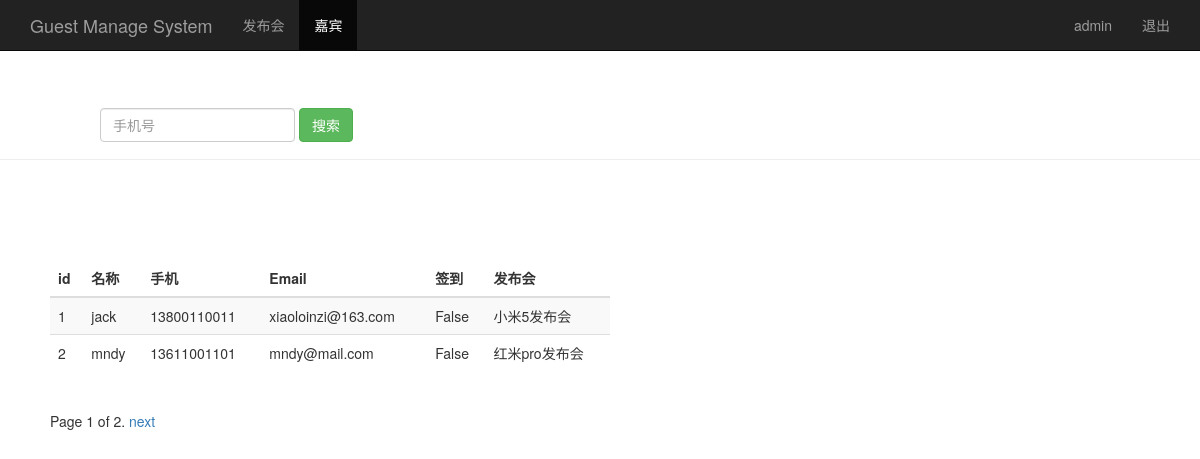
The app's page /guest_manage/?page=1 (signed in) with its own data.
### sign/models.py (models this page shows, shortened)
class Guest(models.Model):
    event = models.ForeignKey(Event)
    realname = models.CharField(max_length=64)
    phone = models.CharField(max_length=16)
    email = models.EmailField()
    sign = models.BooleanField()
    create_time = models.DateTimeField(auto_now=True)
    class Meta:
        unique_together = ("event","phone")

class Event(models.Model):
    name = models.CharField(max_length=100)
    limit = models.IntegerField()
    status = models.BooleanField()
    address = models.CharField(max_length=200)
    start_time = models.DateTimeField('events time')
    create_time = models.DateTimeField(auto_now=True)
    def __str__(self):
        return self.name

### sign/views.py (the view)
# urls.py: url(r'^guest_manage/$', views.guest_manage),
@login_required
def guest_manage(request):
    username = request.session.get('user','')
    guest_list = Guest.objects.all()
    paginator = Paginator(guest_list,2)
    page = request.GET.get('page')
    try:
        contacts = paginator.page(page)
    except PageNotAnInteger:
        contacts = paginator.page(paginator.num_pages)
    return render(request,"guest_manage.html",{"user":username,"guests":contacts})

### sign/templates/guest_manage.html (shortened to what this page needs)
<!DOCTYPE html>
<html lang=""zh-CN>
<head lang="en">
    {% load bootstrap3 %}
    {% bootstrap_css %}
</head>
<body>
    <nav class="navbar navbar-inverse navbar-fixed-top">
      <div class="container">
        <div class="navbar-header">
          <a class="navbar-brand" href="/guest_manage/">Guest Manage System</a>
        </div>
        <div id="navbar" class="collapse navbar-collapse">
          <ul class="nav navbar-nav">
            <li><a href="/event_manage/">发布会</a></li>
            <li class="active"><a href="#">嘉宾</a></li>
          </ul>
          <ul class="nav navbar-nav navbar-right">
           <li><a href="#">{{user}}</a></li>
           <li><a href="/logout/">退出</a></li>
         </ul>
        </div>
      </div>
    </nav>
      <div class="page-header" style="padding-top: 60px;padding-left: 70px">
        <div id="navbar" class="navbar-collapse collapse">
          <form class="navbar-form" method="get" action="/search_phone/">
            <div class="form-group">
              <input name="phone" type="text" placeholder="手机号" class="form-control">
            </div>
            <button type="submit" class="btn btn-success">搜索</button>
          </form>
        </div>
      </div>
      <div class="row" style="padding-top: 80px;padding-left: 50px">
        <div class="col-md-6">
          <table class="table table-striped">
            <thead>
              <tr>
                <th>id</th>
                <th>名称</th>
                <th>手机</th>
                <th>Email</th>
                <th>签到</th>
                <th>发布会</th>
              </tr>
            </thead>
            <tbody>
              {% for guest in guests %}
                <tr>
                  <td>{{ guest.id }}</td>
                  <td>{{ guest.realname }}</td>
                  <td>{{ guest.phone }}</td>
                  <td>{{ guest.email }}</td>
                  <td>{{ guest.sign }}</td>
                  <td>{{ guest.event }}</td>
                </tr>
             {% endfor %}
            </tbody>
          </table>
        </div>
      </div>
    <div class="pagination" style="padding-left: 50px">
      <span class="step-links">
          <span class="current">
            Page {{ guests.number }} of {{ guests.paginator.num_pages }}.
          </span>
        {% if guests.has_next %}
          <a href="?page={{ guests.next_page_number }}">next</a>
        {% endif %}
      </span>
    </div>
</body>
</html>

### records on screen
Guest: id "1", realname "jack", phone "13800110011", email "xiaoloinzi@163.com", sign "False", event "小米5发布会"
Guest: id "2", realname "mndy", phone "13611001101", email "mndy@mail.com", sign "False", event "红米pro发布会"

### other values on screen
{{ user }} "admin"
{{ guests.number }} "1"
{{ guests.paginator.num_pages }} "2"
